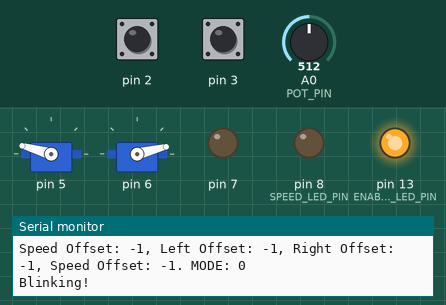
The program below on a simulated Arduino Nano, built with avr-gcc and run on an emulated ATmega328P. Shown: 2 × servo, output pins drawn as LEDs (lit = HIGH), the last lines printed to the serial monitor. The test bench sets the inputs (shaded band); at power-on: pin 2 HIGH, pin 3 HIGH, A0 (POT_PIN) = 512. Random numbers use the default seed unless the program sets one.

Above: at 1.2 s.
1.3 s: pin 2 pulled LOW for 0.15 s
At 2.1 s:
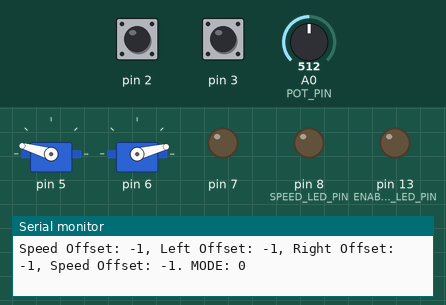
2.9 s: pin 3 pulled LOW for 0.15 s
At 4.1 s:
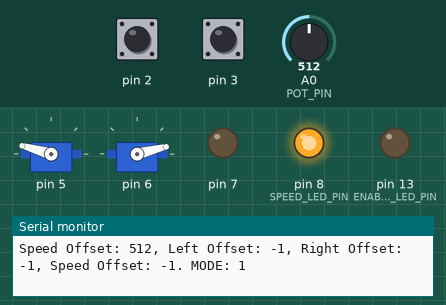
4.5 s: pin 2 pulled LOW for 1 s
At 7.3 s:
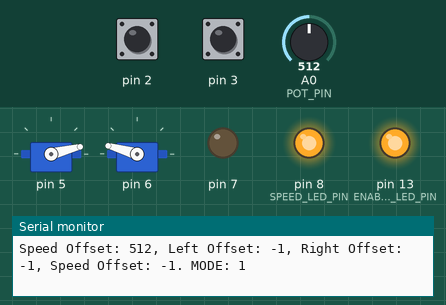
7.7 s: A0 (POT_PIN) set to 122
10.7 s: A0 (POT_PIN) set to 0
13.7 s: pin 3 pulled LOW for 1 s
At 14.9 s:
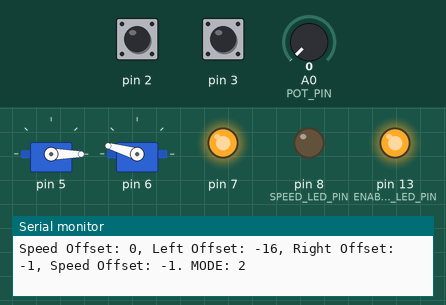
Timing chart, 0 to 17.7 s (numbered marks = the images above; inputs shaded):
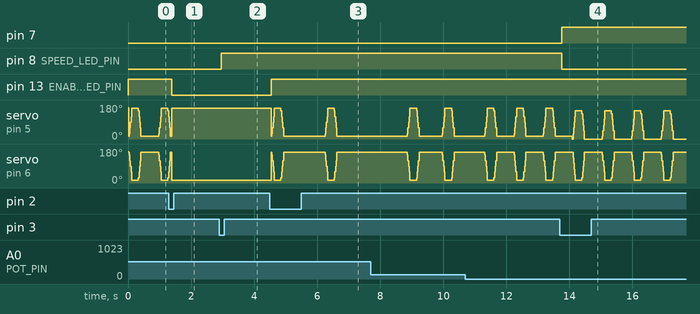

Measured:
- after the input at 1.3 s, pin 13 (ENABLE_LED_PIN): HIGH → LOW after 0.09 s
- after the input at 2.9 s, pin 8 (SPEED_LED_PIN): LOW → HIGH after 0.06 s
- after the input at 13.7 s, pin 7: LOW → HIGH after 0.06 s; pin 8 (SPEED_LED_PIN): HIGH → LOW after 0.06 s

The program:

main.cpp
```cpp
/**
 * @name Frozen Eyes that aren't actually frozen but I like this name better
 * @author Max Miller
 * @version 1.3.3
 * @date Febuary 14th, 2026
 * @details I think my father isn't going to read this, but if he does, "hi dad..."
 */

// ------------------  INCLUDES  ------------------
#include <Arduino.h>
#include <Servo.h>
#include <EEPROM.h>


// ----------------  DEFINITIONS  ----------------
// ------ THIS IS WHERE YOU CHANGE SETTINGS ------

#define DEBUG

// PINS
#define LEFT_EYE_PIN 	DD5				// Left Eye Servo
#define RIGHT_EYE_PIN 	DD6				// Right Eye Servo
#define MODE_BTN_PIN 	DD3				// Mode Button
#define ENABLE_BTN_PIN 	DD2				// Enable Button
#define POT_PIN 		A0				// Potentiometer
#define SPEED_LED_PIN	8				// Edit Speed LED
#define HOME_LED_PIN	DD7				// Edit Home LED
#define ENABLE_LED_PIN	LED_BUILTIN		// Enable LED


#define POT_MOD 		5				// Change how much of an effect the potenitometer has
#define MIN_BLINK_TIME 	500				// Minimum time between blinks

#define CLOSED_POS 		15				// Default Closed Position in degrees
#define OPEN_POS 		165				// Default Open Position in degrees

// UNCOMMENT if the left/right servos need to be reversed
#define LEFT_SERVO_REVERSE
// #define RIGHT_SERVO_REVERSE

#define OPENING_TIME 	100				// Time in miliseconds to open the eye
#define CLOSED_TIME 	200				// Time in miliseconds for the eye to stay closed
#define CLOSING_TIME 	100				// Time in miliseconds to close the eye

// DO NOT MODIFY ANYTHING BELOW
// DO NOT MODIFY ANYTHING BELOW
// DO NOT MODIFY ANYTHING BELOW

#define STEP_TIME 		10				// time between the loops
#define BTN_PUSH_ST 	LOW				// Enable Button Pushed State
#define DEBOUNCE_TIME 	250				// Button Debounce Time

// UNCOMMENT if button is momentary
// COMMENT if button is toggle momentary
#define EN_BTN_MOMENTARY

#define EYE_DELTA (OPEN_POS - CLOSED_POS)
#define OPEN_STEPS ((double)OPENING_TIME / STEP_TIME)
#define OPEN_STEP_VALUE ((double)EYE_DELTA / OPEN_STEPS)
#define CLOSE_STEPS ((double)CLOSING_TIME / STEP_TIME)
#define CLOSE_STEP_VALUE ((double)EYE_DELTA / CLOSE_STEPS)

#define HOME_L_ADR		0
#define HOME_R_ADR		HOME_L_ADR + sizeof(int)
#define SPEED_ADR		HOME_R_ADR + sizeof(int)

// --------------  END DEFINITIONS  --------------

enum Mode {
	LOCK,
	CHANGE_SPEED,
	CHANGE_L_HOME,
	CHANGE_R_HOME
};


Servo leftEye;
Servo rightEye;

int pos = 0;
unsigned long next_blink_ms = 0;
int next_blink_time = 0;


// State vars
int i;
int potVal;
int left_offset 	= 0;
int right_offset 	= 0;
int speed_offset 	= 0;

// For enable button
volatile unsigned long last_interrupt_time = 0;
volatile bool enable = true;
volatile Mode mode = LOCK;


// Prototypes
bool isEnabled(void);
bool timeToBlink(void);
int getPotVal(void);

bool closeEye();
bool openEye();

void displayLEDs(void);

void ISR_en_btn_pressed(void);
void ISR_mode_btn_pressed(void);

/**
 * Arduino Setup Function
 */
void setup() {
	Serial.begin(9600);

	// Load Previous Trims
	EEPROM.get(HOME_L_ADR, left_offset);
	EEPROM.get(HOME_R_ADR, right_offset);
	EEPROM.get(SPEED_ADR, speed_offset);

	leftEye.attach(LEFT_EYE_PIN);
	rightEye.attach(RIGHT_EYE_PIN);

	leftEye.write(OPEN_POS);
	rightEye.write(OPEN_POS);

	pinMode(ENABLE_BTN_PIN, INPUT_PULLUP);
	pinMode(MODE_BTN_PIN, INPUT_PULLUP);

	attachInterrupt(digitalPinToInterrupt(ENABLE_BTN_PIN), ISR_en_btn_pressed, FALLING);
	attachInterrupt(digitalPinToInterrupt(MODE_BTN_PIN), ISR_mode_btn_pressed, FALLING);

	pinMode(POT_PIN, INPUT);

	pinMode(SPEED_LED_PIN, OUTPUT);
	pinMode(HOME_LED_PIN, OUTPUT);
	pinMode(ENABLE_LED_PIN, OUTPUT);

	// Set random seed using a unconected analogue pin's value
	randomSeed(analogRead(A1));


}


/**
 * Arduino Loop Function
 */
void loop() {
	if (mode == LOCK) {
		EEPROM.put(HOME_L_ADR, left_offset);
		EEPROM.put(HOME_R_ADR, right_offset);
		EEPROM.put(SPEED_ADR, speed_offset);
	}

	potVal = getPotVal();

	displayLEDs();

	if (!isEnabled()) {
		#ifdef RIGHT_SERVO_REVERSE
			rightEye.write(OPEN_POS + right_offset);
		#else
			rightEye.write(CLOSED_POS + right_offset);
		#endif

		#ifdef LEFT_SERVO_REVERSE
			leftEye.write(OPEN_POS + left_offset);
		#else
			leftEye.write(CLOSED_POS + left_offset);
		#endif
		return;
	}

	// If it is time to blink, then blink
	if (timeToBlink()) {
		#ifdef DEBUG
		Serial.println("\nBlinking!");
		#endif

		// Close Eye Lid
		closeEye();

		// Stay closed for CLOSED_TIME
		delay(CLOSED_TIME);

		// Open Eye Lid
		openEye();

		// This line creates a random amount of time (in milliseconds) until the next blink
		// The smallest number is MIN_BLINK_TIME + potVal
		// The largest number is (MIN_BLINK_TIME + 1) + (POT_MOD * potVal)
		int rand_delta = random(MIN_BLINK_TIME + speed_offset, (MIN_BLINK_TIME  + speed_offset + 1) + (POT_MOD * speed_offset));

		#ifdef DEBUG
		Serial.print("Next Blink will be in ");
		Serial.print(rand_delta);
		Serial.print(" ms.\n\n");
		#endif

		next_blink_ms = millis() + rand_delta;
	}
}


/**
 * Is Enables
 * @returns if the system is enabled
 */
bool isEnabled(void) {
	return enable;
}


/**
 * Is is time to blink?
 */
bool timeToBlink(void) {
	return millis() > next_blink_ms;
}

/**
 * Get Potentiometer Value
 */
int getPotVal(void) {
	int potVal = analogRead(POT_PIN);

	if (mode == CHANGE_SPEED) {
		speed_offset = potVal;
	}
	if (mode == CHANGE_L_HOME) {
		left_offset = (potVal - 512) / 32;
	}
	if (mode == CHANGE_R_HOME) {
		right_offset = (potVal - 512) / 32;
	}

	#ifdef DEBUG
	Serial.print("Speed Offset: ");
	Serial.print(speed_offset);
	Serial.print(", Left Offset: ");
	Serial.print(left_offset);
	Serial.print(", Right Offset: ");
	Serial.print(right_offset);
	Serial.print(", Speed Offset: ");
	Serial.print(right_offset);
	Serial.print(". MODE: ");
	Serial.print(mode);
	Serial.print("\n");
	#endif

	return potVal;
}

/**
 * Open Eye Sequence
 */
bool openEye() {
	for(i = 0; i < OPEN_STEPS - 1; i++) {
		// Write the next step to the servos
		#ifdef LEFT_SERVO_REVERSE
			leftEye.write((OPEN_POS + left_offset) - i * OPEN_STEP_VALUE);
		#else
			leftEye.write((CLOSED_POS + left_offset) + i * OPEN_STEP_VALUE);
		#endif

		#ifdef RIGHT_SERVO_REVERSE
			rightEye.write((OPEN_POS + right_offset) - i * OPEN_STEP_VALUE);
		#else
			rightEye.write((CLOSED_POS + right_offset) + i * OPEN_STEP_VALUE);
		#endif

		delay(STEP_TIME);
	}

	// Fully open
	#ifdef LEFT_SERVO_REVERSE
		leftEye.write(CLOSED_POS + left_offset);
	#else
		leftEye.write(OPEN_POS + left_offset);
	#endif

	#ifdef RIGHT_SERVO_REVERSE
		rightEye.write(CLOSED_POS + right_offset);
	#else
		rightEye.write(OPEN_POS + right_offset);
	#endif

	return true;
}


/**
 * Close Eye sequence
 */
bool closeEye() {
	for(i = 0; i < CLOSE_STEPS - 1; i++) {
		// Write the next step to the servos
		#ifdef LEFT_SERVO_REVERSE
			leftEye.write((CLOSED_POS + left_offset) + i * CLOSE_STEP_VALUE);
		#else
			leftEye.write((OPEN_POS + left_offset) - i * CLOSE_STEP_VALUE);
		#endif

		#ifdef RIGHT_SERVO_REVERSE
			rightEye.write((CLOSED_POS + right_offset) + i * CLOSE_STEP_VALUE);
		#else
			rightEye.write((OPEN_POS + right_offset) - i * CLOSE_STEP_VALUE);
		#endif

		delay(STEP_TIME);
	}

	// Fully closed
	#ifdef RIGHT_SERVO_REVERSE
		rightEye.write(OPEN_POS + right_offset);
	#else
		rightEye.write(CLOSED_POS + right_offset);
	#endif

	#ifdef LEFT_SERVO_REVERSE
		leftEye.write(OPEN_POS + left_offset);
	#else
		leftEye.write(CLOSED_POS + left_offset);
	#endif

	return true;
}


void displayLEDs(void) {
	if (mode == CHANGE_SPEED) {
		digitalWrite(SPEED_LED_PIN, HIGH);
	} else {
		digitalWrite(SPEED_LED_PIN, LOW);
	}

	if (mode == CHANGE_L_HOME || mode == CHANGE_R_HOME) {
		digitalWrite(HOME_LED_PIN, HIGH);
	} else {
		digitalWrite(HOME_LED_PIN, LOW);
	}

	if (isEnabled()) {
		digitalWrite(ENABLE_LED_PIN, HIGH);
	} else {
		digitalWrite(ENABLE_LED_PIN, LOW);
	}
}


/**
 * Enable Button interupt
 */
void ISR_en_btn_pressed(void) {
	unsigned long interrupt_time = millis();

	if (digitalRead(ENABLE_BTN_PIN) != BTN_PUSH_ST) {
		return;
	}

	// If the time since the last interrupt is greater than the debounce time
	if (interrupt_time - last_interrupt_time > DEBOUNCE_TIME) {
		enable = !enable;

		last_interrupt_time = interrupt_time;
	}

	// All other interrupts during the debounce period are ignored
}


/**
 * Mode Button Interupt
 */
void ISR_mode_btn_pressed(void) {
	unsigned long interrupt_time = millis();

	// If the time since the last interrupt is greater than the debounce time
	if (interrupt_time - last_interrupt_time > DEBOUNCE_TIME) {

		if (mode == LOCK) {
			mode = CHANGE_SPEED;
		}
		else if (mode == CHANGE_SPEED) {
			mode = CHANGE_L_HOME;
		}
		else if (mode == CHANGE_L_HOME) {
			mode = CHANGE_R_HOME;
		}
		else if (mode == CHANGE_R_HOME) {
			mode = LOCK;
		}

		last_interrupt_time = interrupt_time;
	}

	// All other interrupts during the debounce period are ignored
}
```
